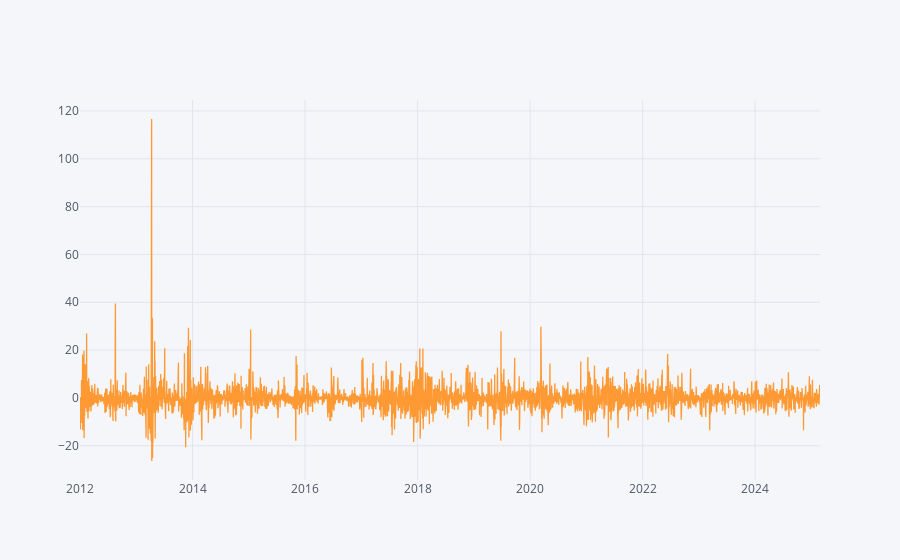

The code cell stored with this chart in its notebook:
### Code cell
df_daily['close_price_pct_change'].iplot()

### Figure 1 — Plotly figure (JSON) as saved in the notebook; plotly's stock layout.template omitted (floating-point values rounded to 4 significant figures; data arrays with more than 128 entries replaced by an {"elided": "..."} marker saying what was removed)
{"data": [{"line": {"color": "rgba(255, 153, 51, 1.0)", "dash": "solid", "shape": "linear", "width": 1.3}, "mode": "lines", "name": "close_price_pct_change", "text": "", "type": "scatter", "x": {"elided": "4805 str values"}, "y": {"elided": "4805 mixed values"}}], "layout": {"autosize": true, "legend": {"bgcolor": "#F5F6F9", "font": {"color": "#4D5663"}}, "paper_bgcolor": "#F5F6F9", "plot_bgcolor": "#F5F6F9", "title": {"font": {"color": "#4D5663"}}, "xaxis": {"autorange": true, "gridcolor": "#E1E5ED", "range": ["2012-01-01", "2025-02-25"], "showgrid": true, "tickfont": {"color": "#4D5663"}, "title": {"font": {"color": "#4D5663"}, "text": ""}, "type": "date", "zerolinecolor": "#E1E5ED"}, "yaxis": {"autorange": true, "gridcolor": "#E1E5ED", "range": [-34.31, 124.6], "showgrid": true, "tickfont": {"color": "#4D5663"}, "title": {"font": {"color": "#4D5663"}, "text": ""}, "type": "linear", "zerolinecolor": "#E1E5ED"}}}
